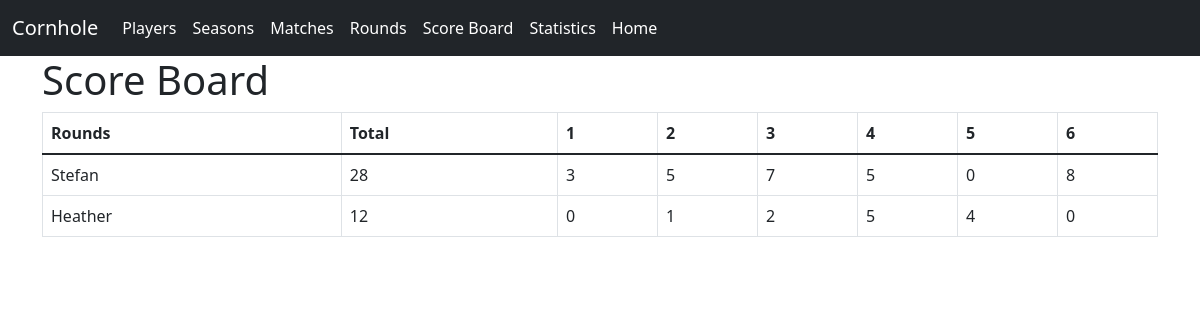
/score-board, run on the app's committed database.
### website/models.py (models this page shows)
class Round(db.Model):
    id = db.Column(db.Integer, primary_key=True)
    match_id= db.Column(db.Integer, db.ForeignKey('match.id'), nullable=False)
    number= db.Column(db.Integer, nullable=False)
    player1_score = db.Column(db.Integer, nullable=False)
    player2_score = db.Column(db.Integer, nullable=False)

class Match(db.Model):
    id = db.Column(db.Integer, primary_key=True)
    player1 = db.Column(db.Integer, db.ForeignKey('player.id'), nullable=False)
    player2 = db.Column(db.Integer, db.ForeignKey('player.id'), nullable=False)
    player1_score = db.Column(db.Integer, nullable=True)
    player2_score = db.Column(db.Integer, nullable=True)
    date = db.Column(db.DateTime(timezone=True), default=func.now())
    season = db.Column(db.Integer, db.ForeignKey('season.id'), nullable=False)
    rounds = db.relationship('Round', backref='match', lazy=True)
    completed = db.Column(db.Boolean, default=False)

class Player(db.Model):
    id = db.Column(db.Integer, primary_key=True)
    first_name = db.Column(db.String(150), unique=True)
    notes = db.relationship("Note")

### website/views.py (the view)
@views.route("/score-board", methods=["GET", "POST"])
def score_board():
    match = Match.query.filter_by(completed=False).first()
    if match is None:
        match=Match.query.order_by(Match.id.desc()).first()
        if match is None:
            flash ("No matches have been started yet. Create a new match first.", category="error")
            return redirect(url_for("views.matches"))
        else:
            return previous_rounds(match.id)
    else:
        rounds = Round.query.filter_by(match_id=match.id).all()
        players = {player.id: player.first_name for player in Player.query.all()}
        player1_total = sum(round.player1_score for round in rounds)
        player2_total = sum(round.player2_score for round in rounds)
        return render_template("score-board.html", players=players,match=match, rounds=rounds, player1_total=player1_total, player2_total=player2_total)

### website/templates/score-board.html (shortened to what this page needs)
{% extends "base.html" %}
{% block content %}
<h1>Score Board</h1>
<table class="table table-bordered">
    <thead>
        <tr>
            <th scope="col">Rounds</th>
            <th scope="col">Total</th>
            {% for round in rounds %}
            <th scope="col">{{ round.id }}</th>
            {% endfor %}
        </tr>
    </thead>
    <tbody class="table-group-divider">
        <tr>
            <td>{{ players[match.player1] }}</td>
            <td>{{ player1_total }}</td>
            {% for round in rounds %}
            <td>{{ round.player1_score }}</td>
            {% endfor %}
        </tr>
        <tr>
            <td>{{ players[match.player2] }}</td>
            <td>{{ player2_total }}</td>
            {% for round in rounds %}
            <td>{{ round.player2_score }}</td>
            {% endfor %}
        </tr>
    </tbody>
</table>
{% endblock %}

### data on the page
Round: id "1", player1_score "3", player2_score "0"
Round: id "2", player1_score "5", player2_score "1"
Round: id "3", player1_score "7", player2_score "2"
Round: id "4", player1_score "5", player2_score "5"
Round: id "5", player1_score "0", player2_score "4"
Round: id "6", player1_score "8", player2_score "0"
Match: player1.first_name "Stefan", player2.first_name "Heather"

### other printed values
{{ player1_total }} "28"
{{ player2_total }} "12"
